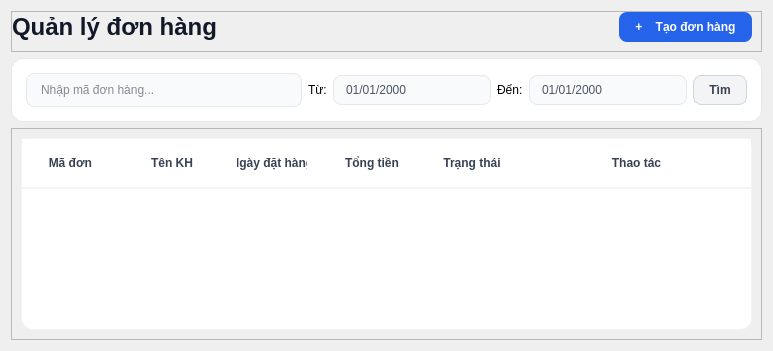
         <widget class="QWidget" name="pageDonHang">
          <property name="styleSheet">
           <string notr="true">/* Tiêu đề trang */
QLabel#lblTitleQuanLyDH {
    font-size: 24px;
    font-weight: bold;
    color: #111827;
}

/* Nút Thêm sản phẩm màu xanh dương nổi bật */
QPushButton#btnTaoDonHang {
    background-color: #2563eb;
    color: white;
    font-weight: bold;
    border-radius: 8px;
    padding: 8px 16px;
}


/* Kiểu dáng bảng trắng tinh khôi */
QTableWidget#tblDonHang {
    background-color: white;
    border: 1px solid #f3f4f6;
    border-radius: 12px;
}

QHeaderView::section {
    background-color: white;
    padding: 15px;
    border: none;
    border-bottom: 2px solid #f3f4f6;
    font-weight: bold;
    color: #374151;
}

/* 3. KHỐI TÌM KIẾM (frTimKiem) - Thiết kế dạng Card mỏng [cite: 331, 287, 456] */
QFrame#frTimKiem {
    background-color: #ffffff;
    border: 1px solid #e5e7eb;
    border-radius: 12px;
    padding: 5px;
}

/* Ô nhập liệu tìm kiếm [cite: 396-402] */
QLineEdit#txtTimKiemDonHang {
    background-color: #f9fafb;
    border: 1px solid #e5e7eb;
    border-radius: 8px;
    padding: 8px 12px;
    color: #111827;
    min-width: 250px;
}

QLineEdit#txtTimKiemDonHang:focus {
    border: 2px solid #2563eb;
    background-color: #ffffff;
}

/* Bộ lọc Trạng thái (ComboBox) [cite: 403-411] */
QComboBox#cbLocTrangThai {
    background-color: #f9fafb;
    border: 1px solid #e5e7eb;
    border-radius: 8px;
    padding: 5px 15px;
    color: #4b5563;
    min-width: 150px;
}

QComboBox#cbLocTrangThai::drop-down {
    border: none;
    width: 30px;
}

QComboBox#cbLocTrangThai::down-arrow {
    image: none;
    border-left: 5px solid transparent;
    border-right: 5px solid transparent;
    border-top: 5px solid #6b7280;
    margin-right: 10px;
}

/* Nút Tìm kiếm [cite: 162, 336] */
QPushButton#btnTimKiemDonHang {
    background-color: #f3f4f6;
    color: #374151;
    border: 1px solid #d1d5db;
    border-radius: 8px;
    padding: 7px 15px;
    font-weight: 600;
}

QPushButton#btnTimKiemDonHang:hover {
    background-color: #e5e7eb;
}

/* Áp dụng cho ô chọn ngày tháng */
QDateEdit {
    background-color: #f9fafb;
    border: 1px solid #e5e7eb;
    border-radius: 8px; /* Bo góc 8px chuẩn hệ thống [cite: 282, 287] */
    padding: 6px 10px;
    color: #4b5563; /* Màu xám đậm chuyên nghiệp [cite: 290] */
    min-width: 120px;
}

QDateEdit:focus {
    border: 2px solid #2563eb; /* Xanh dương khi chọn [cite: 294] */
    background-color: #ffffff;
}

/* Tùy chỉnh nút mũi tên lịch */
QDateEdit::drop-down {
    border: none;
    width: 25px;
}</string>
          </property>
          <layout class="QVBoxLayout" name="verticalLayout_17">
           <item>
            <widget class="QFrame" name="frTitleDH">
             <property name="frameShape">
              <enum>QFrame::StyledPanel</enum>
             </property>
             <property name="frameShadow">
              <enum>QFrame::Raised</enum>
             </property>
             <layout class="QHBoxLayout" name="horizontalLayout">
              <property name="spacing">
               <number>6</number>
              </property>
              <property name="leftMargin">
               <number>0</number>
              </property>
              <property name="topMargin">
               <number>0</number>
              </property>
              <property name="rightMargin">
               <number>9</number>
              </property>
              <property name="bottomMargin">
               <number>9</number>
              </property>
              <item>
               <widget class="QLabel" name="lblTitleQuanLyDH">
                <property name="text">
                 <string>Quản lý đơn hàng</string>
                </property>
               </widget>
              </item>
              <item>
               <spacer name="horizontalSpacer_10">
                <property name="orientation">
                 <enum>Qt::Horizontal</enum>
                </property>
                <property name="sizeHint" stdset="0">
                 <size>
                  <width>224</width>
                  <height>20</height>
                 </size>
                </property>
               </spacer>
              </item>
              <item>
               <widget class="QPushButton" name="btnTaoDonHang">
                <property name="text">
                 <string>+    Tạo đơn hàng</string>
                </property>
               </widget>
              </item>
             </layout>
            </widget>
           </item>
           <item>
            <widget class="QFrame" name="frTimKiem">
             <property name="frameShape">
              <enum>QFrame::StyledPanel</enum>
             </property>
             <property name="frameShadow">
              <enum>QFrame::Raised</enum>
             </property>
             <layout class="QHBoxLayout" name="horizontalLayout_8">
              <item>
               <widget class="QLineEdit" name="txtTimKiemDonHang">
                <property name="placeholderText">
                 <string>Nhập mã đơn hàng...</string>
                </property>
               </widget>
              </item>
              <item>
               <widget class="QLabel" name="lblTuNgayDH">
                <property name="text">
                 <string>Từ:</string>
                </property>
               </widget>
              </item>
              <item>
               <widget class="QDateEdit" name="deLocNgayTu">
                <property name="displayFormat">
                 <string>dd/MM/yyyy</string>
                </property>
                <property name="calendarPopup">
                 <bool>true</bool>
                </property>
               </widget>
              </item>
              <item>
               <widget class="QLabel" name="lblDenNgayDH">
                <property name="text">
                 <string>Đến:</string>
                </property>
               </widget>
              </item>
              <item>
               <widget class="QDateEdit" name="deLocNgayDen">
                <property name="displayFormat">
                 <string>dd/MM/yyyy</string>
                </property>
                <property name="calendarPopup">
                 <bool>true</bool>
                </property>
               </widget>
              </item>
              <item>
               <widget class="QPushButton" name="btnTimKiemDonHang">
                <property name="text">
                 <string>Tìm</string>
                </property>
               </widget>
              </item>
             </layout>
            </widget>
           </item>
           <item>
            <widget class="QFrame" name="frDonHang">
             <property name="frameShape">
              <enum>QFrame::StyledPanel</enum>
             </property>
             <property name="frameShadow">
              <enum>QFrame::Raised</enum>
             </property>
             <layout class="QVBoxLayout" name="verticalLayout_4">
              <item>
               <widget class="QTableWidget" name="tblDonHang">
                <property name="alternatingRowColors">
                 <bool>true</bool>
                </property>
                <property name="selectionBehavior">
                 <enum>QAbstractItemView::SelectRows</enum>
                </property>
                <property name="showGrid">
                 <bool>false</bool>
                </property>
                <attribute name="horizontalHeaderStretchLastSection">
                 <bool>true</bool>
                </attribute>
                <column>
                 <property name="text">
                  <string>Mã đơn </string>
                 </property>
                </column>
                <column>
                 <property name="text">
                  <string>Tên KH</string>
                 </property>
                </column>
                <column>
                 <property name="text">
                  <string>Ngày đặt hàng</string>
                 </property>
                </column>
                <column>
                 <property name="text">
                  <string>Tổng tiền</string>
                 </property>
                </column>
                <column>
                 <property name="text">
                  <string>Trạng thái</string>
                 </property>
                </column>
                <column>
                 <property name="text">
                  <string>Thao tác</string>
                 </property>
                </column>
               </widget>
              </item>
             </layout>
            </widget>
           </item>
          </layout>
         </widget>
